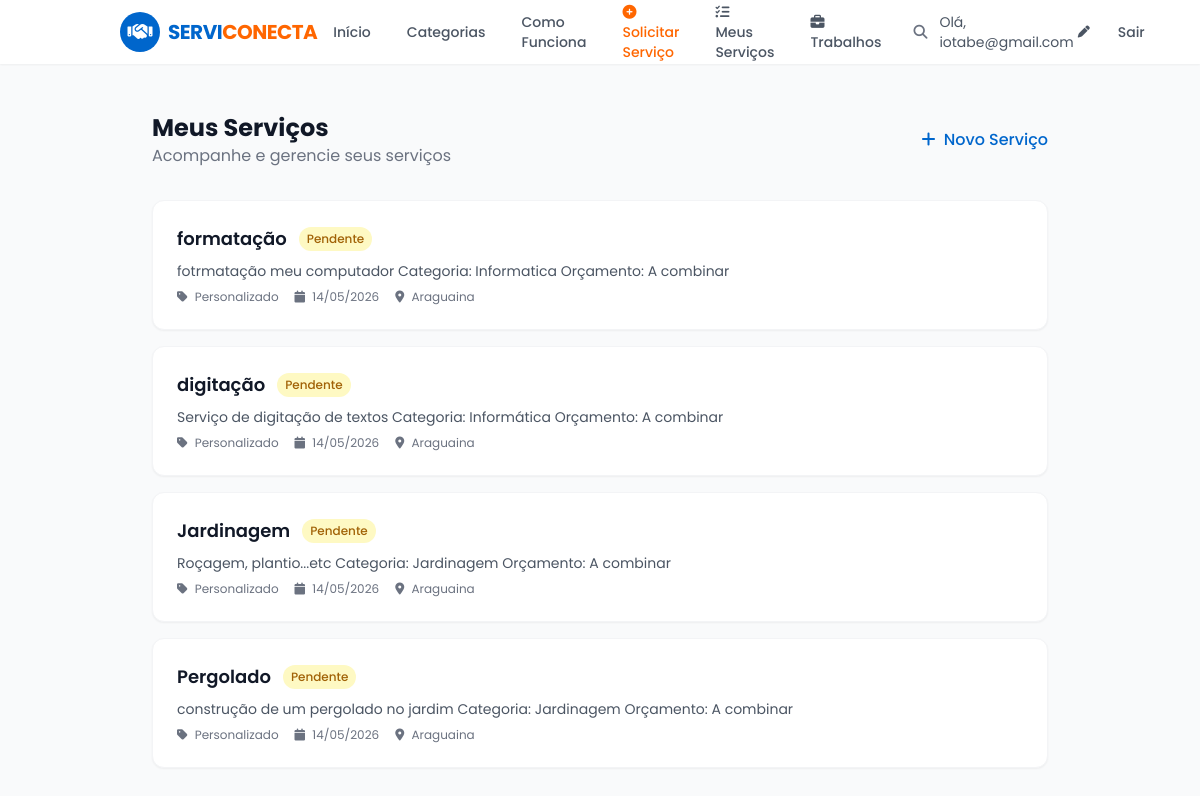
Screenshot of /meus-servicos/ (signed in) with the database file from the repository.
### users/models.py (models this page shows, shortened)
class User(AbstractUser):
    USER_TYPE_CHOICES = [
        ('client', 'Cliente'),
        ('professional', 'Profissional'),
        ('admin', 'Administrador'),
    ]
    user_type = models.CharField(
        max_length=20,
        choices=USER_TYPE_CHOICES,
        default='client',
        db_index=True
    )
    phone = models.CharField(max_length=20, blank=True)
    whatsapp = models.CharField(max_length=20, blank=True)
    avatar = models.ImageField(upload_to='avatars/', blank=True, null=True)
    is_verified = models.BooleanField(default=False)
    is_active_whatsapp = models.BooleanField(default=False)
    created_at = models.DateTimeField(auto_now_add=True, db_index=True)
    updated_at = models.DateTimeField(auto_now=True)
    class Meta:
        db_table = 'users'
        indexes = [
            models.Index(fields=['user_type', 'is_active']),
            models.Index(fields=['created_at']),
        ]

### services/models.py (models this page shows, shortened)
class ServiceRequest(models.Model):
    STATUS_CHOICES = [
        ('pending', 'Pendente'),
        ('quoted', 'Orçamento Enviado'),
        ('accepted', 'Aceito'),
        ('in_progress', 'Em Andamento'),
        ('completed', 'Concluído'),
        ('cancelled', 'Cancelado'),
    ]
    client = models.ForeignKey(
        settings.AUTH_USER_MODEL,
        on_delete=models.CASCADE,
        related_name='service_requests'
    )
    professional = models.ForeignKey(
        'users.ProfessionalProfile',
        on_delete=models.SET_NULL,
        related_name='service_jobs',
        null=True,
        blank=True,
        help_text="Profissional que aceitou/realiza o serviço"
    )
    category = models.ForeignKey(
        ServiceCategory,
        on_delete=models.PROTECT,
        related_name='requests',
        null=True,
        blank=True
    )
    is_custom = models.BooleanField(
        default=False,
        help_text="Indica se é uma solicitação fora do catálogo"
    )
    service_type = models.CharField(
        max_length=20,
        blank=True,
        choices=[
            ('request', 'Quero Contratar'),
            ('offer', 'Quero Oferecer'),
        ],
        help_text="Tipo de serviço personalizado: solicitação ou oferta"
    )
    title = models.CharField(max_length=200)
    description = models.TextField()
    latitude = models.DecimalField(
        max_digits=9,
        decimal_places=6,
        blank=True,
        null=True
    )
    longitude = models.DecimalField(
        max_digits=9,
        decimal_places=6,
        blank=True,
        null=True
    )
    address = models.CharField(max_length=255, blank=True)
    city = models.CharField(max_length=100, blank=True, db_index=True)
    state = models.CharField(max_length=2, blank=True, db_index=True)
    status = models.CharField(
        max_length=20,
        choices=STATUS_CHOICES,
        default='pending',
        db_index=True
    )
    budget_min = models.DecimalField(
        max_digits=10,
        decimal_places=2,
        blank=True,
        null=True
    )
    budget_max = models.DecimalField(
        max_digits=10,
        decimal_places=2,
        blank=True,
        null=True
    )
    images = models.ManyToManyField(
        'ServiceImage',
        blank=True,
        related_name='requests'
    )
    created_at = models.DateTimeField(auto_now_add=True, db_index=True)
    updated_at = models.DateTimeField(auto_now=True)
    expires_at = models.DateTimeField(blank=True, null=True)
    class Meta:
        db_table = 'service_requests'
        indexes = [
            models.Index(fields=['status', 'created_at']),
            models.Index(fields=['city', 'state']),
            models.Index(fields=['client', 'status']),
        ]

### core/views.py (the view)
# urls.py: path('meus-servicos/', views.my_services_view, name='my_services'),
def my_services_view(request):
    from services.models import ServiceRequest
    if not request.user.is_authenticated:
        from django.shortcuts import redirect
        return redirect('core:login')
    services = ServiceRequest.objects.filter(
        client=request.user
    ).select_related('category').order_by('-created_at')
    context = {
        'services': services,
    }
    return render(request, 'core/my_services.html', context)

### templates/core/my_services.html (shortened to what this page needs)
{% extends 'base.html' %}
{% load static %}
{% block content %}
<div class="min-h-screen bg-gray-50 py-12">
    <div class="container mx-auto px-4 sm:px-6 lg:px-8">
        <div class="max-w-4xl mx-auto">
            <div class="flex items-center justify-between mb-8">
                <div>
                    <h1 class="text-2xl font-bold text-gray-900">Meus Serviços</h1>
                    <p class="text-gray-500">Acompanhe e gerencie seus serviços</p>
                </div>
                <a href="{% url 'core:index' %}" class="text-primary hover:text-primary/80 font-medium">
                    <i class="fa-solid fa-plus mr-1"></i> Novo Serviço
                </a>
            </div>
            {% if services %}
            <div class="space-y-4">
                {% for service in services %}
                <div class="bg-white rounded-xl shadow-sm border border-gray-100 p-6">
                    <div class="flex flex-col md:flex-row md:items-center justify-between gap-4">
                        <div class="flex-1">
                            <div class="flex items-center gap-3 mb-2">
                                <h3 class="text-lg font-semibold text-gray-900">{{ service.title }}</h3>
                                {% if service.status == 'pending' %}
                                <span class="px-2 py-1 bg-yellow-100 text-yellow-700 text-xs font-medium rounded-full">Pendente</span>
                                {% elif service.status == 'quoted' %}
                                <span class="px-2 py-1 bg-blue-100 text-blue-700 text-xs font-medium rounded-full">Orçamento Enviado</span>
                                {% elif service.status == 'accepted' %}
                                <span class="px-2 py-1 bg-purple-100 text-purple-700 text-xs font-medium rounded-full">Aceito</span>
                                {% elif service.status == 'in_progress' %}
                                <span class="px-2 py-1 bg-primary/10 text-primary text-xs font-medium rounded-full">Em Andamento</span>
                                {% elif service.status == 'completed' %}
                                <span class="px-2 py-1 bg-green-100 text-green-700 text-xs font-medium rounded-full">Concluído</span>
                                {% elif service.status == 'cancelled' %}
                                <span class="px-2 py-1 bg-red-100 text-red-700 text-xs font-medium rounded-full">Cancelado</span>
                                {% endif %}
                            </div>
                            <p class="text-gray-600 text-sm mb-2 line-clamp-2">{{ service.description }}</p>
                            <div class="flex items-center gap-4 text-xs text-gray-500">
                                <span><i class="fa-solid fa-tag mr-1"></i> {{ service.category.name|default:"Personalizado" }}</span>
                                <span><i class="fa-solid fa-calendar mr-1"></i> {{ service.created_at|date:"d/m/Y" }}</span>
                                {% if service.city %}
                                <span><i class="fa-solid fa-location-dot mr-1"></i> {{ service.city }}</span>
                                {% endif %}
                            </div>
                        </div>
                    </div>
                </div>
                {% endfor %}
            </div>
            {% endif %}
        </div>
    </div>
</div>
{% endblock %}

### templates/base.html (shortened to what this page needs)
<!DOCTYPE html>
<html lang="pt-br">
<head>
    <link rel="stylesheet" href="https://cdnjs.cloudflare.com/ajax/libs/font-awesome/6.4.0/css/all.min.css">
    <script src="https://cdn.tailwindcss.com"></script>
</head>
<body class="text-gray-800 antialiased min-h-screen flex flex-col">
    <header class="bg-white/95 backdrop-blur-sm shadow-sm sticky top-0 z-40">
        <div class="container mx-auto px-4 sm:px-6 lg:px-8">
            <div class="flex justify-between items-center h-16">
                <div class="flex-shrink-0 flex items-center">
                    <a href="{% url 'core:index' %}" class="flex items-center gap-2">
                        <div class="w-10 h-10 bg-primary text-white rounded-full flex items-center justify-center font-bold text-xl">
                            <i class="fa-solid fa-handshake"></i>
                        </div>
                        <div>
                            <h1 class="text-xl font-bold text-primary tracking-tight">SERVI<span class="text-secondary">CONECTA</span></h1>
                        </div>
                    </a>
                </div>
                <nav class="hidden md:flex items-center space-x-1">
                    <a href="{% url 'core:index' %}" class="text-gray-600 hover:text-primary px-4 py-2 text-sm font-medium transition-colors rounded-lg hover:bg-blue-50">Início</a>
                    <a href="{% url 'core:search' %}" class="text-gray-600 hover:text-primary px-4 py-2 text-sm font-medium transition-colors rounded-lg hover:bg-blue-50">Categorias</a>
                    <a href="{% url 'core:index' %}#como-funciona" class="text-gray-600 hover:text-primary px-4 py-2 text-sm font-medium transition-colors rounded-lg hover:bg-blue-50">Como Funciona</a>
                    {% if user.is_authenticated %}
                    <a href="{% url 'core:custom_service' %}" class="text-secondary hover:text-secondary/80 px-4 py-2 text-sm font-medium transition-colors rounded-lg hover:bg-orange-50">
                        <i class="fa-solid fa-plus-circle mr-1"></i> Solicitar Serviço
                    </a>
                    <a href="{% url 'core:my_services' %}" class="text-gray-600 hover:text-primary px-4 py-2 text-sm font-medium transition-colors rounded-lg hover:bg-blue-50">
                        <i class="fa-solid fa-list-check mr-1"></i> Meus Serviços
                    </a>
                    {% if user.user_type == 'professional' %}
                    <a href="{% url 'core:professional_jobs' %}" class="text-gray-600 hover:text-primary px-4 py-2 text-sm font-medium transition-colors rounded-lg hover:bg-blue-50">
                        <i class="fa-solid fa-briefcase mr-1"></i> Trabalhos
                    </a>
                    {% endif %}
                    {% endif %}
                    <button id="searchTrigger" class="text-gray-500 hover:text-primary px-3 py-2 text-sm transition-colors rounded-lg hover:bg-blue-50" title="Pesquisar (Ctrl+K)">
                        <i class="fa-solid fa-search"></i>
                    </button>
                </nav>
                <div class="hidden md:flex items-center space-x-3">
                    {% if user.is_authenticated %}
                        <a href="{% url 'core:edit_profile' %}" class="text-gray-600 text-sm hover:text-primary flex items-center gap-1">
                            <span>Olá, {{ user.first_name|default:user.email }}</span>
                            <i class="fa-solid fa-pen text-xs"></i>
                        </a>
                        <a href="{% url 'core:logout' %}" class="text-gray-600 hover:text-primary px-4 py-2 text-sm font-medium transition-colors rounded-lg hover:bg-blue-50">Sair</a>
                    {% endif %}
                </div>
            </div>
        </div>
    </header>
    <main class="flex-grow flex flex-col">
        {% block content %}
        {% endblock %}
    </main>
</body>
</html>

### templates/base.html (style rules this page uses)
html { scroll-behavior: smooth; scroll-padding-top: 80px; }
body { background-color: #f8fafc; }
.line-clamp-2 { display: -webkit-box; -webkit-line-clamp: 2; -webkit-box-orient: vertical; overflow: hidden; }

### rows the page displays
User: first_name "iotabe@gmail.com"
ServiceRequest: title "formatação", status "Pendente", description "fotrmatação meu computador Categoria: Informatica Orçamento: A combinar", category.name "Personalizado", created_at "14/05/2026", city "Araguaina"
ServiceRequest: title "digitação", status "Pendente", description "Serviço de digitação de textos Categoria: Informática Orçamento: A combinar", category.name "Personalizado", created_at "14/05/2026", city "Araguaina"
ServiceRequest: title "Jardinagem", status "Pendente", description "Roçagem, plantio...etc Categoria: Jardinagem Orçamento: A combinar", category.name "Personalizado", created_at "14/05/2026", city "Araguaina"
ServiceRequest: title "Pergolado", status "Pendente", description "construção de um pergolado no jardim Categoria: Jardinagem Orçamento: A combinar", category.name "Personalizado", created_at "14/05/2026", city "Araguaina"
